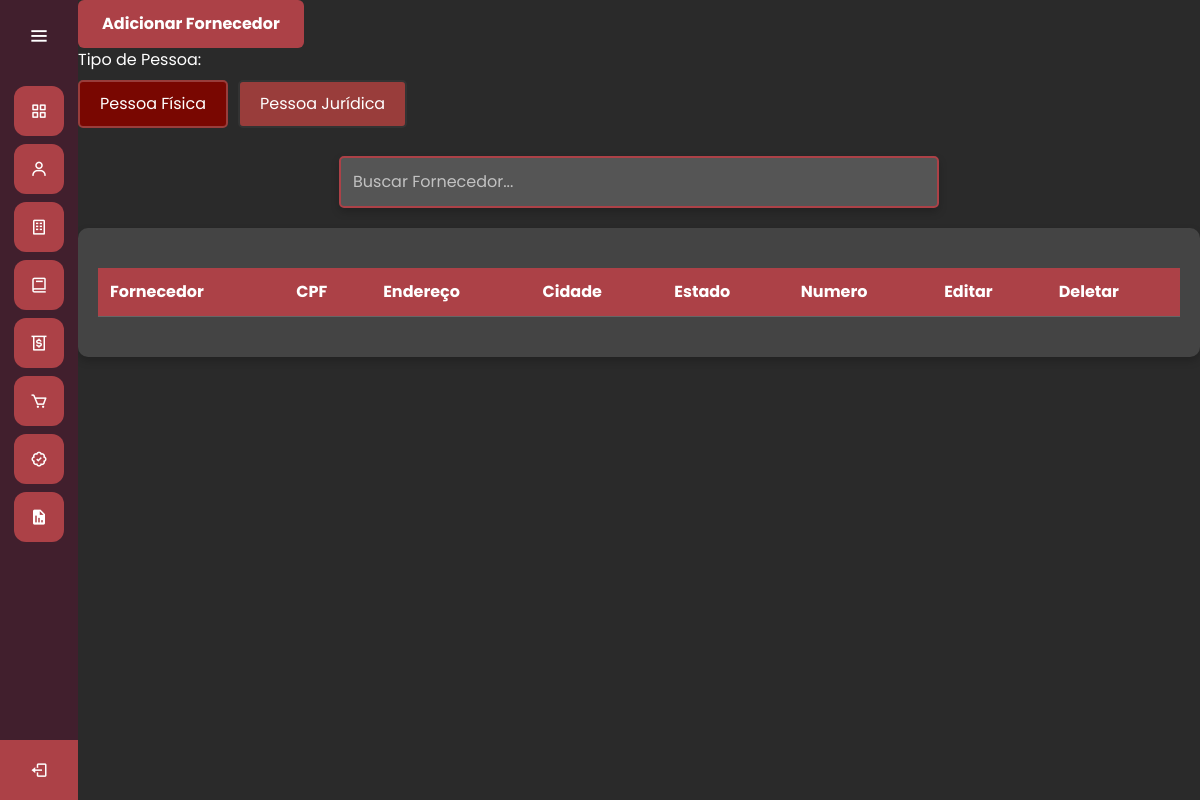
Before: /tela/fornecedor/ (signed in) with the older database file.
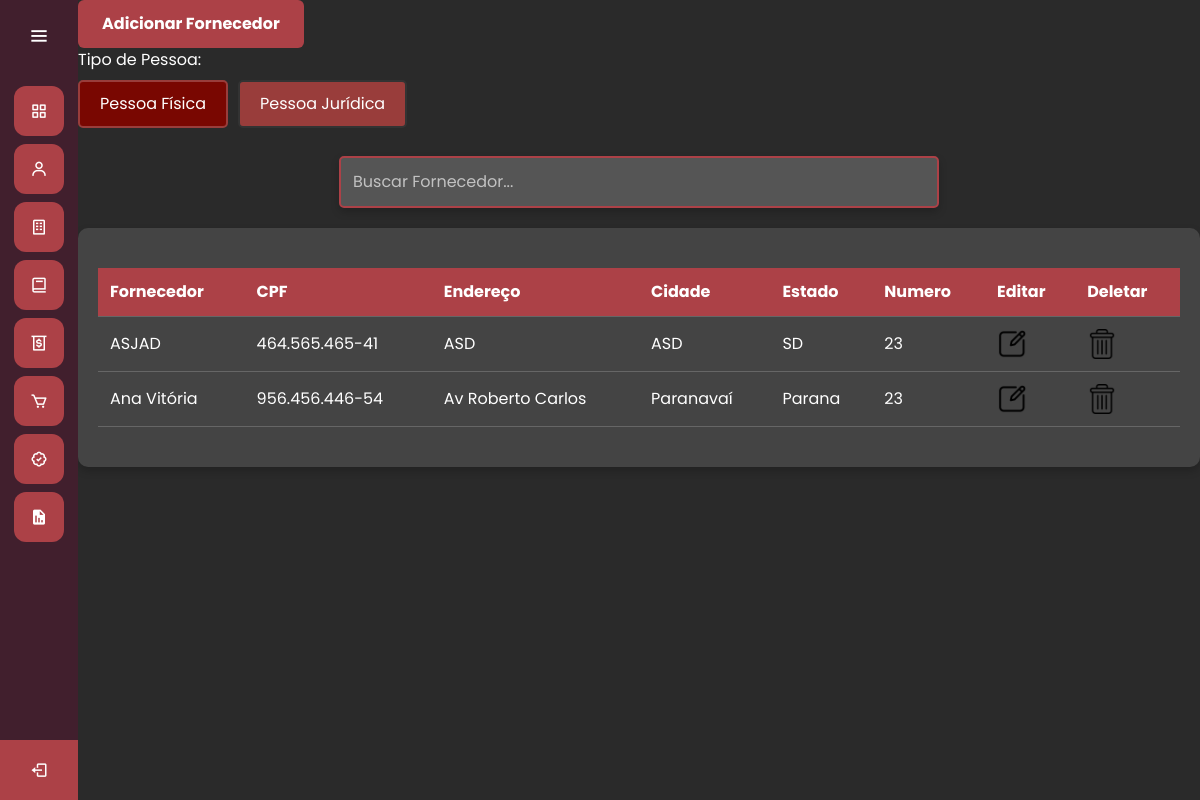
After: the same page with the newer database file.
### fornecedor/models.py (models this page shows, shortened)
class Fornecedor(models.Model):
    tipo_pessoa = models.CharField(max_length=15, null=True)
    nome = models.CharField(max_length=100)
    cpf = models.CharField(max_length=14, blank=True, null=True, unique=True)
    cnpj = models.CharField(max_length=18, blank=True, null=True, unique=True)
    endereco = models.CharField(max_length=255)
    numero = models.CharField(max_length=10)
    cidade = models.CharField(max_length=100)
    estado = models.CharField(max_length=15)
    class Meta:
        ordering = ['nome']
        verbose_name = 'fornecedor'
        verbose_name_plural = 'fornecedores'

### fornecedor/views.py (the view)
# urls.py: path('fornecedor/', include('fornecedor.urls')),
@login_required(login_url="/login/")
def fornecedor(request):
    fornecedores = Fornecedor.objects.all()
    context = {
        'fornecedores': fornecedores
    }
    return render(request, 'fornecedor.html', context)

### fornecedor/templatetags/fornecedor_filters.py (called while the page is built)
@register.filter
def formatar_cpf(cpf):
    if cpf is None:
        return "Não disponivel"
    if cpf and len(cpf) == 11:
        return f'{cpf[:3]}.{cpf[3:6]}.{cpf[6:9]}-{cpf[9:]}'
    return cpf

@register.filter
def formatar_cnpj(cnpj):
    if cnpj is None:
        return "Não disponível"
    cnpj = re.sub(r'[^\d]', '', cnpj)
    if len(cnpj) == 14:
        return '{}.{}.{}/{}-{}'.format(cnpj[:2], cnpj[2:5], cnpj[5:8], cnpj[8:12], cnpj[12:])
    return cnpj

### fornecedor/templates/fornecedor.html (shortened to what this page needs)
{% extends "tela.html" %}
{% load static %}
{% load fornecedor_filters %}
{% block 'head' %}
    <link rel="stylesheet" href="{% static 'css/fornecedor.css' %}">
{% endblock %}
{% block 'dashboard' %}
<body>
    <form method="POST" action=".">
        <div>
            <a href="{% url 'cadastrofornecedor' %}" class="botao">Adicionar Fornecedor</a>
        </div>
        <div class="caixa">
            <label>Tipo de Pessoa:</label>
            <div class="caixa_input">
                <label for="tipo_fisica">Pessoa Física</label>
                <label for="tipo_juridica">Pessoa Jurídica</label>
            </div>
        </div>
        <div class="search-container">
            <input type="text" id="search" placeholder="Buscar Fornecedor..." onkeyup="searchTable()">
        </div>
        <div class="principal">
            <table class="tabela_fornecedor">
                <thead>
                    <tr>
                        <th>Fornecedor</th>
                        <th id="cpf-header" class="hidden">CPF</th>
                        <th>Endereço</th>
                        <th>Cidade</th>
                        <th>Estado</th>
                        <th>Numero</th>
                        <th>Editar</th>
                        <th>Deletar</th>
                    </tr>
                </thead>
                <tbody class="corpo_tabela">
                    {% for fornecedor in fornecedores %}
                    <tr data-tipo-pessoa="{{ fornecedor.tipo_pessoa }}">
                        <td>{{ fornecedor.nome }}</td>
                        <td class="{% if fornecedor.tipo_pessoa == 'Pessoa Jurídica' %}hidden{% endif %}" data-field="cpf">{{ fornecedor.cpf|formatar_cpf }}</td>
                        <td>{{ fornecedor.endereco }}</td>
                        <td>{{ fornecedor.cidade }}</td>
                        <td>{{ fornecedor.estado }}</td>
                        <td>{{ fornecedor.numero }}</td>
                        <td>
                            <a href="{% url 'editarfornecedor' fornecedor.id %}">
                                <img width="30" height="30" src="{% static 'img/Editar.png' %}">
                            </a>
                        </td>
                        <td>
                            <a href="{% url 'confirmardell' fornecedor.id %}">
                                <img width="30" height="30" src="{% static 'img/Deletar.png' %}" alt="Remover Fornecedor">
                            </a>
                        </td>
                    </tr>
                    {% endfor %}
                </tbody>
            </table>
        </div>
    </form>
</body>
{% endblock %}

Changed rows visible on the page:
added Fornecedor: nome "ASJAD", cpf "464.565.465-41", endereco "ASD", cidade "ASD", estado "SD", numero "23"
added Fornecedor: nome "Ana Vitória", cpf "956.456.446-54", endereco "Av Roberto Carlos", cidade "Paranavaí", estado "Parana", numero "23"
